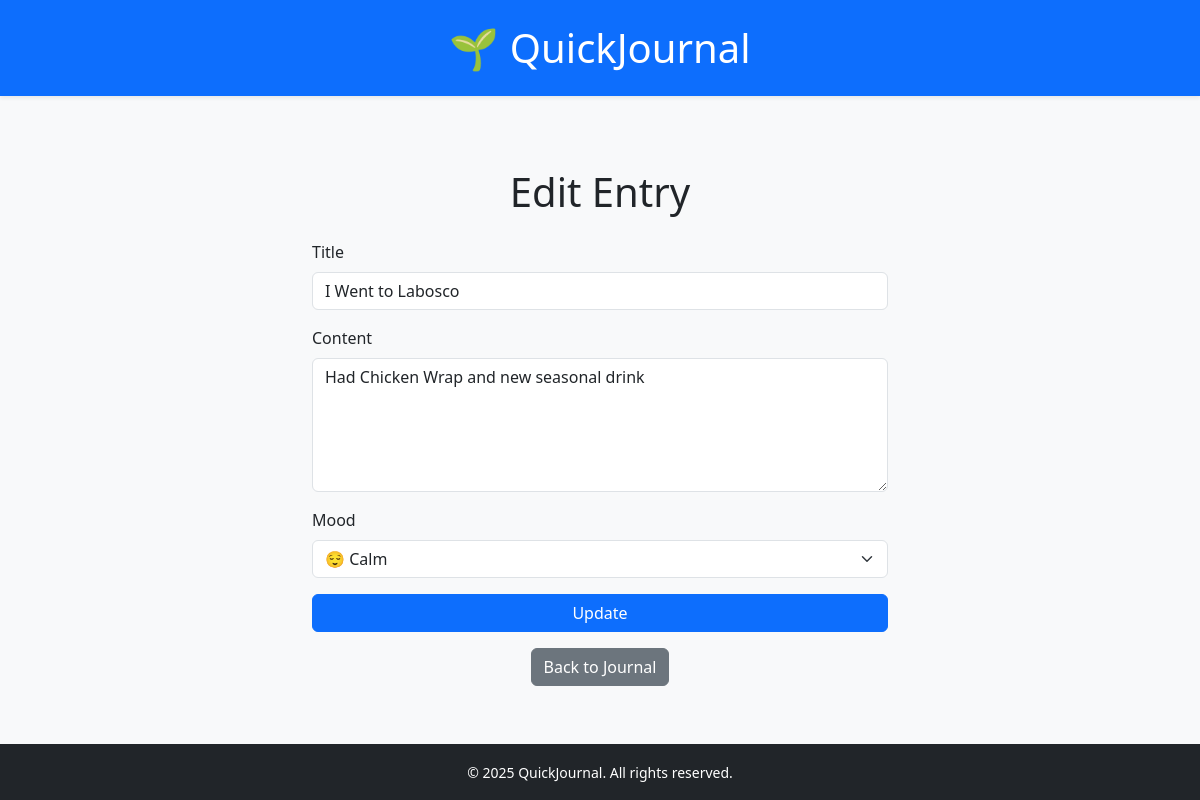
Screenshot of /edit/5 with the database file from the repository.
### models.py (models this page shows, shortened)
class JournalEntry(db.Model):
    id = db.Column(db.Integer, primary_key=True)
    title = db.Column(db.String(200), nullable=False)
    mood = db.Column(db.String(100))
    content = db.Column(db.Text, nullable=False)
    date_created = db.Column(db.DateTime, default=func.now())
    user_id = db.Column(
        db.Integer, db.ForeignKey("user.id"), nullable=True
    )  # will be added later

### app.py (the view)
@app.route("/edit/<int:id>", methods=["GET", "POST"])
def edit(id):
    entry = JournalEntry.query.get_or_404(id)
    if request.method == "POST":
        entry.title = request.form["title"]
        entry.content = request.form["content"]
        entry.mood = request.form.get("mood")
        try:
            db.session.commit()
            return redirect("/")
        except Exception as e:
            print(f"Error updating: {e}")
            return "There was a problem updating that entry."
    else:
        return render_template("edit.html", entry=entry, mood_icons=mood_icons)

### templates/edit.html (shortened to what this page needs)
{% extends "base.html" %}
{% block content %}
<div class="container mt-5" style="max-width: 600px;">
    <h1 class="text-center mb-4">Edit Entry</h1>
    <form method="POST">
        <div class="mb-3">
            <label for="title" class="form-label">Title</label>
            <input type="text" name="title" id="title" class="form-control" value="{{ entry.title }}" required>
        </div>
        <div class="mb-3">
            <label for="content" class="form-label">Content</label>
            <textarea name="content" id="content" class="form-control" rows="5" required>{{ entry.content }}</textarea>
        </div>
        <div class="mb-3">
            <label for="mood" class="form-label">Mood</label>
            <select name="mood" id="mood" class="form-select">
                {% for mood_key, mood_value in mood_icons.items() %}
                    <option value="{{ mood_key }}" {% if entry.mood == mood_key %}selected{% endif %}>
                        {{ mood_value }}
                    </option>
                {% endfor %}
            </select>
        </div>
        <button type="submit" class="btn btn-primary w-100">Update</button>
    </form>
    <div class="text-center mt-3">
        <a href="/" class="btn btn-secondary">Back to Journal</a>
    </div>
</div>
{% endblock %}

### rows the page displays
JournalEntry: title "I Went to Labosco", content "Had Chicken Wrap and new seasonal drink", mood "😌 Calm"
